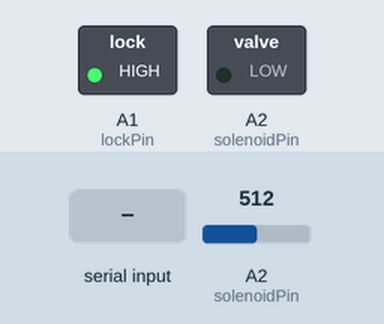
Simulated run of this sketch. Board: nRF52 board. On the bench: switched loads named in the sketch (green lamp = pin HIGH). Inputs (shaded band) come from the test bench; at power-on: A2 (solenoidPin) = 512. A phone connects over Bluetooth LE 3 s after start; what the sketch prints to the serial monitor is not drawn.

Above: at 1.2 s.
1.3 s: "u" received over the second serial link
At 2.3 s:
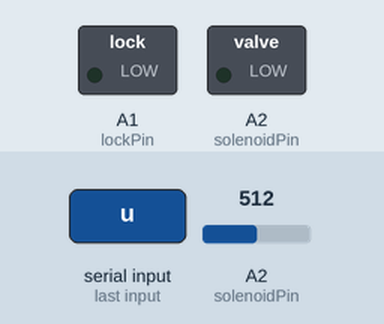
2.9 s: "p" received over the second serial link
At 3.06 s:
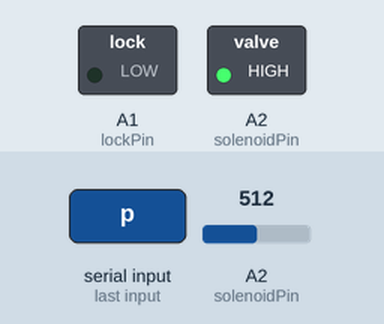
4.6 s: "l" received over the second serial link
At 5.9 s:
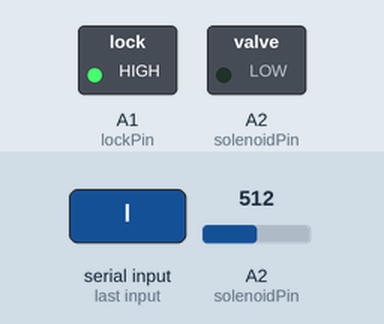
6.2 s: "p" received over the second serial link
At 6.36 s:
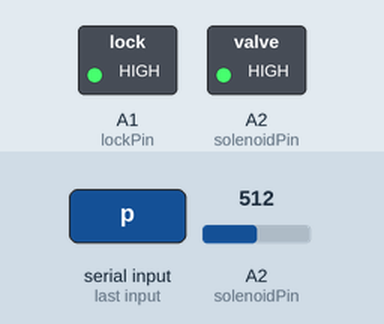
Timing chart, 0 to 8.9 s (numbered marks = the images above; inputs shaded):
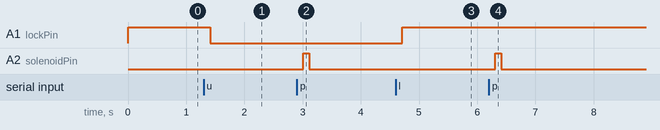

Measured:
- after the input at 1.3 s, A1 (lockPin): HIGH → LOW after 0.11 s
- after the input at 2.9 s, A2 (solenoidPin): LOW → HIGH after 0.11 s, → LOW 0.10 s later
- after the input at 4.6 s, A1 (lockPin): LOW → HIGH after 0.11 s
- after the input at 6.2 s, A2 (solenoidPin): LOW → HIGH after 0.11 s, → LOW 0.10 s later

The sketch:

pill_bottle.ino
```cpp
#include <bluefruit.h>
#define SENSORTHRESHOLD 450

int solenoidPin = 16;                    //This is the output pin on the Arduino
int lockPin = 15;
int pillSensorPin = A2;

// BLE Service
BLEDfu  bledfu;  // OTA DFU service
BLEDis  bledis;  // device information
BLEUart bleuart; // uart over ble


// Function prototypes for packetparser.cpp
uint8_t readPacket (BLEUart *ble_uart, uint16_t timeout);
void    printHex   (const uint8_t * data, const uint32_t numBytes);

// Packet buffer
extern uint8_t packetbuffer[];

// callback invoked when central connects
void connect_callback(uint16_t conn_handle)
{
  // Get the reference to current connection
  BLEConnection* connection = Bluefruit.Connection(conn_handle);

  char central_name[32] = { 0 };
  connection->getPeerName(central_name, sizeof(central_name));

  Serial.print("Connected to ");
  Serial.println(central_name);
}

/**
 * Callback invoked when a connection is dropped
 * @param conn_handle connection where this event happens
 * @param reason is a BLE_HCI_STATUS_CODE which can be found in ble_hci.h
 */
void disconnect_callback(uint16_t conn_handle, uint8_t reason)
{
  (void) conn_handle;
  (void) reason;

  Serial.println();
  Serial.print("Disconnected, reason = 0x"); Serial.println(reason, HEX);
}

void setup() {

  Serial.begin(115200);
  while ( !Serial ) delay(10);   // for nrf52840 with native usb
  Serial.println("BLEUART");

  Bluefruit.begin();
  Bluefruit.setTxPower(4);    // Check bluefruit.h for supported values
  Bluefruit.setName("PILL_BOTTLE");

  // To be consistent OTA DFU should be added first if it exists
  bledfu.begin();

  // Configure and Start Device Information Service
  bledis.setManufacturer("IOT");
  bledis.setModel("PILL_BOTTLE");
  bledis.begin();

  // Configure and start the BLE Uart service
  bleuart.begin();
  Bluefruit.Periph.setConnectCallback(connect_callback);
  Bluefruit.Periph.setDisconnectCallback(disconnect_callback);

  // Set up and start advertising
  startAdv();
  //set up pins
  setup_pins();
}

void startAdv(void)
{
  // Advertising packet
  Bluefruit.Advertising.addFlags(BLE_GAP_ADV_FLAGS_LE_ONLY_GENERAL_DISC_MODE);
  Bluefruit.Advertising.addTxPower();

  // Include bleuart 128-bit uuid
  Bluefruit.Advertising.addService(bleuart);

  // Secondary Scan Response packet (optional)
  // Since there is no room for 'Name' in Advertising packet
  Bluefruit.ScanResponse.addName();

  /* Start Advertising
   * - Enable auto advertising if disconnected
   * - Interval:  fast mode = 20 ms, slow mode = 152.5 ms
   * - Timeout for fast mode is 30 seconds
   * - Start(timeout) with timeout = 0 will advertise forever (until connected)
   *
   * For recommended advertising interval
   * https://developer.apple.com/library/content/qa/qa1931/_index.html
   */
  Bluefruit.Advertising.restartOnDisconnect(true);
  Bluefruit.Advertising.setInterval(32, 244);    // in unit of 0.625 ms
  Bluefruit.Advertising.setFastTimeout(30);      // number of seconds in fast mode
  Bluefruit.Advertising.start(0);                // 0 = Don't stop advertising after n seconds
}

void setup_pins() {
  pinMode(solenoidPin, OUTPUT);
  digitalWrite(solenoidPin, LOW);

  pinMode(lockPin, OUTPUT);
  digitalWrite(lockPin, HIGH);
}

void lock_bottle() {
  digitalWrite(lockPin, HIGH);
}

void unlock_bottle() {
  digitalWrite(lockPin, LOW);
}

void release_pill() {
  digitalWrite(solenoidPin, HIGH);
  delay(100);
  digitalWrite(solenoidPin, LOW);
}

void send_pill_state() {
  char buf[8];
  buf[0] = 'p';
  buf[1] = ('0');
  float sensorValue = analogRead(pillSensorPin);
  Serial.println(sensorValue);
  if(sensorValue < SENSORTHRESHOLD)
    buf[1] = ('1');

  int count = 2;
  bleuart.write( buf, count );
}

void parse_ble_msg() {

  if (packetbuffer[0] == 'u') {
    Serial.print ("bottle unlocked");
    unlock_bottle();
  }
  if (packetbuffer[0] == 'l') {
    Serial.print ("bottle locked");
    lock_bottle();
  }
  if (packetbuffer[0] == 'p') {
    Serial.print ("release pill");
    release_pill();
    send_pill_state();
  }
}

void loop() {
// Wait for new data to arrive

  uint8_t len = readPacket(&bleuart, 100);
  //Serial.write(len);
  if (len == 0) return;

  // Got a packet!
  //printHex(packetbuffer, len);

  if (len != 0) parse_ble_msg();

}
```

packet_parser.cpp
```cpp
#include <string.h>
#include <Arduino.h>
#include <bluefruit.h>


#define START_LEN                 (4)
#define VAC_LEN                   (3)
#define END_LEN                   (2)


//    READ_BUFSIZE            Size of the read buffer for incoming packets
#define READ_BUFSIZE                    (20)


/* Buffer to hold incoming characters */
uint8_t packetbuffer[READ_BUFSIZE+1];

/**************************************************************************/
/*!
    @brief  Prints a hexadecimal value in plain characters
    @param  data      Pointer to the byte data
    @param  numBytes  Data length in bytes
*/
/**************************************************************************/
void printHex(const uint8_t * data, const uint32_t numBytes)
{
  uint32_t szPos;
  for (szPos=0; szPos < numBytes; szPos++)
  {
    Serial.print(F("0x"));
    // Append leading 0 for small values
    if (data[szPos] <= 0xF)
    {
      Serial.print(F("0"));
      Serial.print(data[szPos] & 0xf, HEX);
    }
    else
    {
      Serial.print(data[szPos] & 0xff, HEX);
    }
    // Add a trailing space if appropriate
    if ((numBytes > 1) && (szPos != numBytes - 1))
    {
      Serial.print(F(" "));
    }
  }
  Serial.println();
}

/**************************************************************************/
/*!
    @brief  Waits for incoming data and parses it
*/
/**************************************************************************/
uint8_t readPacket(BLEUart *ble_uart, uint16_t timeout)
{
  uint16_t origtimeout = timeout, replyidx = 0;

  memset(packetbuffer, 0, READ_BUFSIZE);

  while (timeout--) {
    if (replyidx >= 20) break;
    if ((packetbuffer[0] == 's') && (replyidx == START_LEN))
      break;
    if ((packetbuffer[0] == 'v') && (replyidx == VAC_LEN))
      break;
    if ((packetbuffer[0] == 'e') && (replyidx == END_LEN))
      break;

    while (ble_uart->available()) {
      char c =  ble_uart->read();
      if (c == '!') {
        replyidx = 0;
      }
      packetbuffer[replyidx] = c;
      replyidx++;
      timeout = origtimeout;
    }

    if (timeout == 0) break;
    delay(1);
  }

  packetbuffer[replyidx] = 0;  // null term

  if (!replyidx)  // no data or timeout
    return 0;
  /*
  if (packetbuffer[0] != '!')  // doesn't start with '!' packet beginning
    return 0;

  // check checksum!
  uint8_t xsum = 0;
  uint8_t checksum = packetbuffer[replyidx-1];

  for (uint8_t i=0; i<replyidx-1; i++) {
    xsum += packetbuffer[i];
  }
  xsum = ~xsum;

  // Throw an error message if the checksum's don't match
  if (xsum != checksum)
  {
    Serial.print("Checksum mismatch in packet : ");
    printHex(packetbuffer, replyidx+1);
    return 0;
  }
  */

  // checksum passed!
  return replyidx;
}
```
